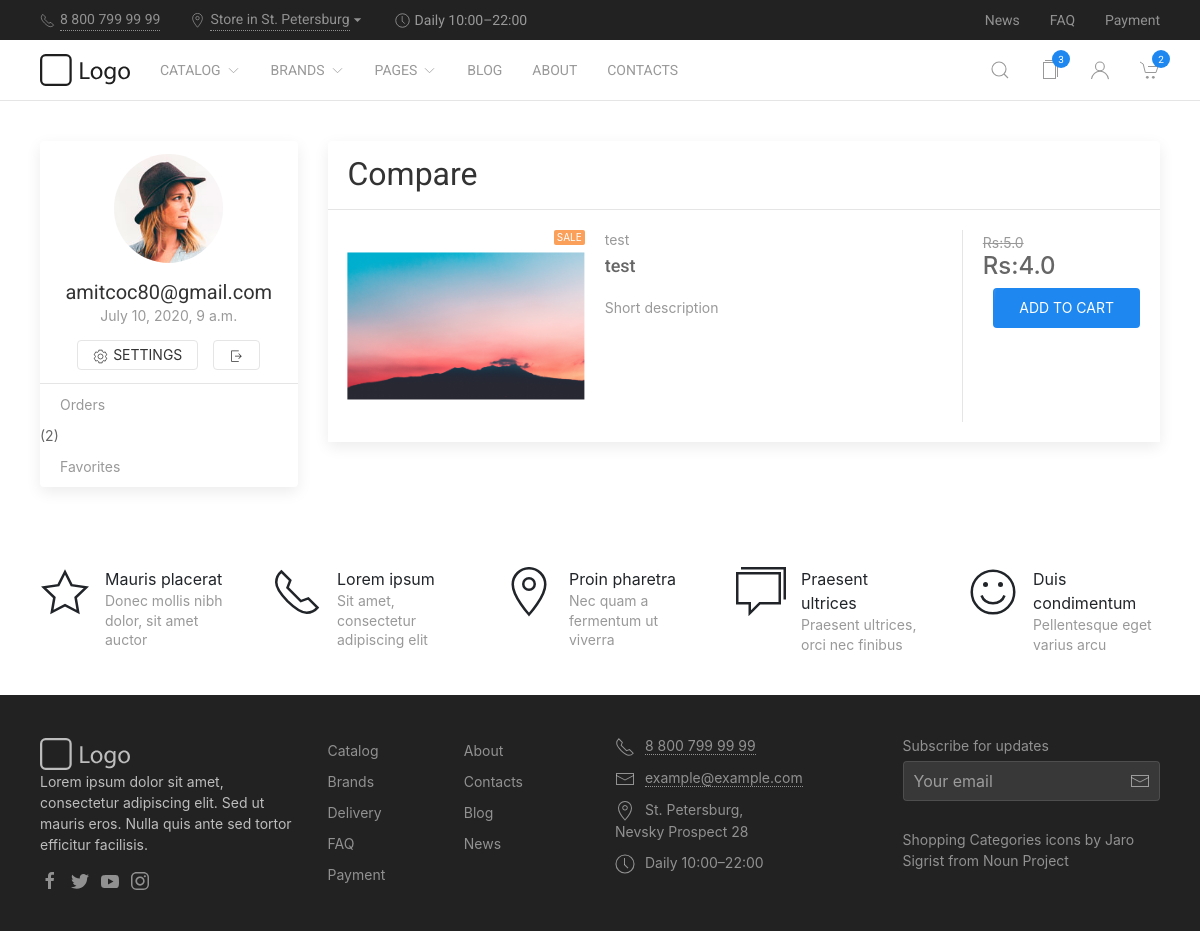
/compare/ (signed in), run on the app's committed database.
### users/models.py (models this page shows, shortened)
class User(AbstractBaseUser, PermissionsMixin):
    username = models.EmailField(_('email address'), unique=True, help_text='Provide an email for Registration')
    email = models.EmailField(_('user address'), blank=True)
    first_name = models.CharField(_('first name'), max_length=30)
    last_name = models.CharField(_('last name'), max_length=30, blank=True)
    date_joined = models.DateTimeField(_('date joined'), auto_now_add=True)
    is_active = models.BooleanField(_('active'), default=True)
    is_staff = models.BooleanField(_('staff'), default=False)
    is_customer = models.BooleanField(_('customer'), default=False)
    is_vendor = models.BooleanField(_('vendor'), default=False)
    phone_number = models.IntegerField(blank=True, null=True)
    date_of_birth = models.DateField(blank=True, null=True)
    objects = UserManager()
    USERNAME_FIELD = 'username'
    EMAIL_FIELD = 'username'
    REQUIRED_FIELDS = []
    class Meta:
        verbose_name = _('user')
        verbose_name_plural = _('users')

### store/models.py (models this page shows, shortened)
class CompareItem(models.Model):
    user = models.ForeignKey(User,
                             on_delete=models.CASCADE)
    ordered = models.BooleanField(default=False)
    item = models.ForeignKey(Item, on_delete=models.CASCADE)
    is_cmp = models.BooleanField(default=False)
    quantity = models.IntegerField(default=1)

### vendors/models.py (models this page shows, shortened)
class Item(models.Model):
    category = models.ForeignKey(Category, on_delete=models.CASCADE)
    sold_by = models.ForeignKey(Vendor, on_delete=models.CASCADE)
    brand = models.ForeignKey(Brands, on_delete=models.CASCADE)
    item_ref_number = models.CharField(unique=True, default='IRN-100000', max_length=15)
    title = models.CharField(max_length=100)
    price = models.FloatField(null=True)
    discount_price = models.FloatField(blank=True, null=True)
    label = models.CharField(choices=LABEL_CHOICES, max_length=11, null=True)
    slug = models.SlugField()
    stock_no = models.IntegerField()  # number of products in stock
    short_description = models.TextField(help_text='To describe product in short', null=True)
    description = models.TextField(help_text='Overview product', null=True)
    key_benefits = models.TextField(help_text='Describe product\'s Benefits', null=True)
    direction_for_use = models.TextField(help_text='Describe product\'s Direction for use / Dosage', null=True)
    safety_information = models.TextField(help_text='Describe product\'s Safety information', null=True)
    image_main = models.ImageField(null=True)
    image_2 = models.ImageField(null=True)
    image_3 = models.ImageField(null=True)
    image_4 = models.ImageField(null=True)
    image_5 = models.ImageField(null=True)
    is_active = models.BooleanField(default=True)
    trending = models.BooleanField(default=False)
    has_variation = models.BooleanField(default=False,
                                        help_text='If this is ticked, You can add variation later to this product.')
    variation_id = models.CharField(null=True, max_length=20)

class Category(models.Model):
    title = models.CharField(max_length=100, unique=True)
    slug = models.SlugField()
    description = models.TextField()
    image = models.ImageField(null=True)  # image of slide ...
    is_active = models.BooleanField(default=True)
    def __str__(self):
        return self.title

### store/views.py (the view)
# urls.py: path('compare/', views.compare, name='store-compare'),
@login_required
def compare(request):
    try:
        user = User.objects.get(id=request.user.id)
        order = CompareItem.objects.filter(user=request.user, ordered=False)
        context = {
            'item': order,
            'user': user,
        }
        return render(request, 'store/compare.html', context)
    except ObjectDoesNotExist:
        messages.error(request, "You do not have any item in compare")
        return redirect("/")

### store/templates/store/compare.html (shortened to what this page needs)
{% extends 'store/base.html' %}
{% load static %}
  {% block content %}
                <main>
        <section class="uk-section uk-section-small">
          <div class="uk-container">
            <div class="uk-grid-medium" uk-grid>
              <div class="uk-width-1-1 uk-width-1-4@m tm-aside-column">
                <div class="uk-card uk-card-default uk-card-small tm-ignore-container" uk-sticky="offset: 90; bottom: true; media: @m;">
                  <div class="uk-card-header">
                    <div class="uk-grid-small uk-child-width-1-1" uk-grid>
                      <section>
                        <div class="uk-width-1-3 uk-width-1-4@s uk-width-1-2@m uk-margin-auto uk-visible-toggle uk-position-relative uk-border-circle uk-overflow-hidden uk-light"><img class="uk-width-1-1" src="images/avatar.jpg"></div>
                      </section>
                      <div class="uk-text-center">
                        <div class="uk-h4 uk-margin-remove">{{ user.username }}</div>
                        <div class="uk-text-meta">{{ user.date_joined }}</div>
                      </div>
                      <div>
                        <div class="uk-grid-small uk-flex-center" uk-grid>
                          <div><a class="uk-button uk-button-default uk-button-small" href="settings.html"><span class="uk-margin-xsmall-right" uk-icon="icon: cog; ratio: .75;"></span><span>Settings</span></a></div>
                          <div>
                            <button class="uk-button uk-button-default uk-button-small" href="#" title="Log out"><span uk-icon="icon: sign-out; ratio: .75;"></span>
                            </button>
                          </div>
                        </div>
                      </div>
                    </div>
                  </div>
                  <div>
                    <nav>
                      <ul class="uk-nav uk-nav-default tm-nav">
                        <li><a href="{% url 'users-order' %}">Orders</a></li>
                            <span>(2)</span></a></li>
                        <li><a href="{% url 'store:store-favorites' %}">Favorites</a></li>
                      </ul>
                    </nav>
                  </div>
                </div>
              </div>
              <div class="uk-width-1-1 uk-width-expand@m">
                <div class="uk-card uk-card-default uk-card-small tm-ignore-container">
                  <header class="uk-card-header">
                    <h1 class="uk-h2">Compare</h1>
                  </header>
                  {% for item in item %}
                    <div class="uk-grid-collapse tm-products-list" uk-grid>
                      <article class="tm-product-card">
                        <div class="tm-product-card-media">
                          <div class="tm-ratio tm-ratio-4-3"><a class="tm-media-box" href="product.html">
                              <div class="tm-product-card-labels"><span class="uk-label uk-label-warning">{{ item.item.label }}</span>
                              </div>
                              <figure class="tm-media-box-wrap"><img src="{{item.item.image_main.url}}" alt="{{item.item.title }}"/>
                              </figure></a></div>
                          &nbsp;</div>
                        <div class="tm-product-card-body">
                          <div class="tm-product-card-info">
                            <div class="uk-text-meta uk-margin-xsmall-bottom">{{item.item.category }}</div>
                            <h3 class="tm-product-card-title"><a class="uk-link-heading" href="product.html">{{item.item.title }}</a></h3>
                                  <div class="uk-text-meta uk-margin-xsmall-bottom">{{item.item.short_description }}</div>
                          </div>
                          <div class="tm-product-card-shop">
                            <div class="tm-product-card-prices">
                              {% if item.item.discount_price %}
                                  <del class="uk-text-meta">Rs:{{item.item.price }}</del>
                                  <div class="tm-product-card-price">Rs:{{item.item.discount_price}}</div>
                              {% else %}
                                  <div class="tm-product-card-price">Rs:{{item.item.price}}</div>}
                              {% endif %}
                            </div>
                            <div class="tm-product-card-add">
                              <a href="{{ item.get_add_to_cart_url }}" style="color:white; decoration:none;"><button class="uk-button uk-button-primary tm-product-add-button tm-shine">Add to cart</button></a>
                            </div>
                          </div>
                        </div>
                      </article>
                    </div>
                {% endfor %}
                </div>
              </div>
            </div>
          </div>
        </section>
        <section class="uk-section uk-section-default uk-section-small">
          <div class="uk-container">
            <div uk-slider>
              <ul class="uk-slider-items uk-child-width-1-1 uk-child-width-1-2@s uk-child-width-1-5@m uk-grid">
                <li>
                  <div class="uk-grid-small uk-flex-center uk-flex-left@s" uk-grid>
                    <div><span uk-icon="icon: star; ratio: 2.5;"></span>
                    </div>
                    <div class="uk-text-center uk-text-left@s uk-width-expand@s">
                      <div>Mauris placerat</div>
                      <div class="uk-text-meta">Donec mollis nibh dolor, sit amet auctor</div>
                    </div>
                  </div>
                </li>
                <li>
                  <div class="uk-grid-small uk-flex-center uk-flex-left@s" uk-grid>
                    <div><span uk-icon="icon: receiver; ratio: 2.5;"></span>
                    </div>
                    <div class="uk-text-center uk-text-left@s uk-width-expand@s">
                      <div>Lorem ipsum</div>
                      <div class="uk-text-meta">Sit amet, consectetur adipiscing elit</div>
                    </div>
                  </div>
                </li>
                <li>
                  <div class="uk-grid-small uk-flex-center uk-flex-left@s" uk-grid>
                    <div><span uk-icon="icon: location; ratio: 2.5;"></span>
                    </div>
                    <div class="uk-text-center uk-text-left@s uk-width-expand@s">
                      <div>Proin pharetra</div>
                      <div class="uk-text-meta">Nec quam a fermentum ut viverra</div>
                    </div>
                  </div>
                </li>
                <li>
                  <div class="uk-grid-small uk-flex-center uk-flex-left@s" uk-grid>
                    <div><span uk-icon="icon: comments; ratio: 2.5;"></span>
                    </div>
                    <div class="uk-text-center uk-text-left@s uk-width-expand@s">
                      <div>Praesent ultrices</div>
                      <div class="uk-text-meta">Praesent ultrices, orci nec finibus</div>
                    </div>
                  </div>
                </li>
                <li>
                  <div class="uk-grid-small uk-flex-center uk-flex-left@s" uk-grid>
                    <div><span uk-icon="icon: happy; ratio: 2.5;"></span>
                    </div>
                    <div class="uk-text-center uk-text-left@s uk-width-expand@s">
                      <div>Duis condimentum</div>
                      <div class="uk-text-meta">Pellentesque eget varius arcu</div>
                    </div>
                  </div>
                </li>
              </ul>
            </div>
          </div>
        </section>
      </main>
{% endblock content %}

### data on the page
User: username "amitcoc80@gmail.com", date_joined "July 10, 2020, 9 a.m."
CompareItem: item.label "SALE", item.image_main (picture), item.category "test", item "test", item.short_description "Short description", item.price "5.0", item.discount_price "4.0"
